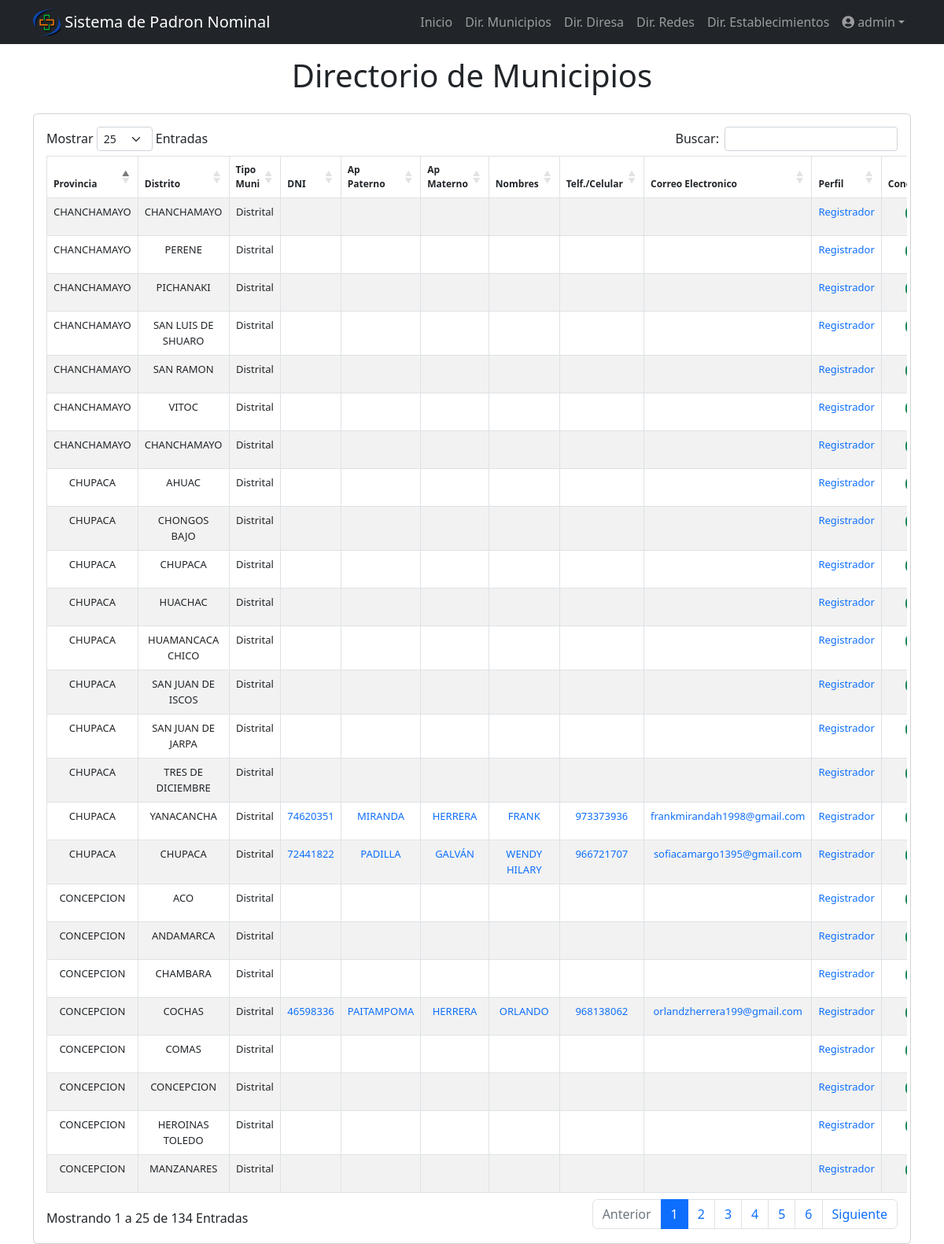
The app's page /filiacion/ (signed in) with its own data.
### filiacion/models.py (models this page shows, shortened)
class Filiacion(models.Model):
    TIPO_MUNICIPALIDAD = [
                ('Provincial', 'Provincial'),
                ('Distrital', 'Distrital'),
            ]
    PERFIL = [
                ('Consultor', 'Consultor'),
                ('Registrador', 'Registrador'),
            ]
    CONDICION = [
                    ('Alta', 'Alta'),
                    ('Baja', 'Baja'),
                ]
    CUENTA_USUARIO = [
                    ('Si', 'Si'),
                    ('No', 'No'),
                    ('Espera respuesta MINSA', 'Espera respuesta MINSA'),
                ]
    provincia = models.CharField(max_length=100,null=True, blank=True)
    distrito = models.CharField(max_length=100,null=True, blank=True)
    tipo_municipalidad = models.CharField(choices=TIPO_MUNICIPALIDAD, max_length=100, null=True, blank=True)
    documento_identidad = models.CharField(max_length=100,null=True, blank=True)
    apellido_paterno = models.CharField(max_length=100,null=True, blank=True)
    apellido_materno = models.CharField(max_length=200,null=True, blank=True)
    nombres = models.CharField(max_length=200,null=True, blank=True)
    telefono = models.CharField(max_length=200,null=True, blank=True)
    correo_electronico = models.CharField(max_length=200,null=True, blank=True)
    perfil = models.CharField(choices=PERFIL,max_length=100,null=True, blank=True)
    condicion = models.CharField(choices=CONDICION,max_length=100,null=True, blank=True)
    cuenta_usuario = models.CharField(choices=CUENTA_USUARIO,max_length=100,null=True, blank=True)
    contraseña_usuario = models.CharField(max_length=100,null=True, blank=True)
    req_formato = models.FileField(upload_to="filiacion/formato/",null=True, blank=True)
    dateTimeOfUpload_req_formato = models.DateTimeField(auto_now = True,null=True, blank=True)
    req_generales_excel = models.FileField(upload_to="filiacion/excel/",null=True, blank=True)
    dateTimeOfUpload_generales_excel = models.DateTimeField(auto_now = True,null=True, blank=True)

### filiacion/views.py (the view)
# urls.py: path('filiacion/', views.filiacion, name='filiacion'),
@login_required
def filiacion(request):
    filiaciones = Filiacion.objects.all()
    context = {
                'filiaciones': filiaciones,
                }
    return render(request, 'filiacion.html', context)

### filiacion/templates/filiacion.html (shortened to what this page needs)
{% extends 'base.html' %}
{% block content %}
<main class="container">
    <div class="display-1 text-center py-3">
      <h1>Directorio de Municipios</h1>
    </div>
  <section class="card card-body">
    <div class="row">
      <div class="table-responsive">
        <table id="table_padron_municipal" class="table table-bordered table-hover table-striped">
          <thead class="text-center" style="font-size: 12px;">
            <tr>
              <th>Provincia</th>
              <th>Distrito</th>
              <th>Tipo Muni</th>
              <th>DNI</th>
              <th>Ap Paterno</th>
              <th>Ap Materno</th>
              <th>Nombres</th>
              <th>Telf./Celular</th>
              <th>Correo Electronico</th>
              <th>Perfil</th>
              <th>Condicion</th>
            </tr>
          </thead>
          <tbody class="text-center" style="font-size: 13px;" >
              {% for filiacion in filiaciones %}
              <tr>
                <td>{{ filiacion.provincia }}</td>
                <td>{{ filiacion.distrito }}</td>
                <td>{{ filiacion.tipo_municipalidad }}</td>
                <td class="text-primary">{{ filiacion.documento_identidad }}</td>
                <td class="text-primary">{{ filiacion.apellido_paterno }}</td>
                <td class="text-primary">{{ filiacion.apellido_materno }}</td>
                <td class="text-primary">{{ filiacion.nombres }}</td>
                <td class="text-primary">{{ filiacion.telefono }}</td>
                <td class="text-primary">{{ filiacion.correo_electronico }}</td>
                <td class="text-primary">{{ filiacion.perfil }}</td>
                {% if filiacion.condicion == "Alta" %}
                <td>
                </td>
                {% else %}
                <td>
                  <span class="badge bg-danger">{{ filiacion.condicion }}</span>
                </td>
                {% endif %}
              </tr>
            {% endfor %}
          </tbody>
        </table>
      </div>
    </div>
  </section>
</main>
{% endblock %}

### filiacion/templates/_navbar.html (shortened to what this page needs)
{% load static %}
<nav class="navbar navbar-expand-lg navbar-dark bg-dark">
  <div class="container">
    <img src="{% static 'img/logo_2.png' %}" width="35" height="35">
    <a class="navbar-brand" href="/">&nbsp;Sistema de Padron Nominal</a>
    <div class="collapse navbar-collapse" id="navbarNav">
      <ul class="navbar-nav ms-auto">
        <li class="nav-item">
          <a href="/" class="nav-link">Inicio</a>
        </li>
          {% if perms.filiacion.view_filiacion and user.is_authenticated %}
          <li class="nav-item">
            <a href="/filiacion" class="nav-link">Dir. Municipios</a>
          </li>
          {% endif %}
          {% if perms.filiacion.view_red and user.is_authenticated %}
          <li class="nav-item">
            <a href="/directorio_salud" class="nav-link">Dir. Diresa</a>
          </li>
          {% endif %}
          {% if perms.filiacion.view_red and user.is_authenticated %}
          <li class="nav-item">
            <a href="/directorio_red" class="nav-link">Dir. Redes</a>
          </li>
          {% endif %}
          {% if perms.filiacion.view_establecimiento and user.is_authenticated %}
          <li class="nav-item">
            <a href="/directorio_establecimiento" class="nav-link">Dir. Establecimientos</a>
          </li>
          {% endif %}
          {% if user.is_authenticated %}
          <li class="nav-item dropdown">
            <a class="nav-link dropdown-toggle" href="#" data-bs-toggle="dropdown" aria-expanded="false"><i class="fa fa-user-circle"></i> {{ user.username }}</a>
          </li>
          {% else %}
          <li class="nav-item">
            <a href="/signin" class="nav-link" >Ingresar</a>
          </li>
        {% endif %}
      </ul>
    </div>
  </div>
</nav>

### records on screen
Filiacion: provincia "CONCEPCION", distrito "ACO", tipo_municipalidad "Distrital", perfil "Registrador"
Filiacion: provincia "CONCEPCION", distrito "ANDAMARCA", tipo_municipalidad "Distrital", perfil "Registrador"
Filiacion: provincia "CONCEPCION", distrito "CHAMBARA", tipo_municipalidad "Distrital", perfil "Registrador"
Filiacion: provincia "CONCEPCION", distrito "COCHAS", tipo_municipalidad "Distrital", documento_identidad "46598336", apellido_paterno "PAITAMPOMA", apellido_materno "HERRERA", nombres "ORLANDO", telefono "968138062", correo_electronico "orlandzherrera199@gmail.com", perfil "Registrador"
Filiacion: provincia "CONCEPCION", distrito "COMAS", tipo_municipalidad "Distrital", perfil "Registrador"
Filiacion: provincia "CONCEPCION", distrito "CONCEPCION", tipo_municipalidad "Distrital", perfil "Registrador"
Filiacion: provincia "CONCEPCION", distrito "HEROINAS TOLEDO", tipo_municipalidad "Distrital", perfil "Registrador"
Filiacion: provincia "CONCEPCION", distrito "MANZANARES", tipo_municipalidad "Distrital", perfil "Registrador"
Filiacion: provincia "CHANCHAMAYO", distrito "CHANCHAMAYO", tipo_municipalidad "Distrital", perfil "Registrador"
Filiacion: provincia "CHANCHAMAYO", distrito "PERENE", tipo_municipalidad "Distrital", perfil "Registrador"
Filiacion: provincia "CHANCHAMAYO", distrito "PICHANAKI", tipo_municipalidad "Distrital", perfil "Registrador"
Filiacion: provincia "CHANCHAMAYO", distrito "SAN LUIS DE SHUARO", tipo_municipalidad "Distrital", perfil "Registrador"
Filiacion: provincia "CHANCHAMAYO", distrito "SAN RAMON", tipo_municipalidad "Distrital", perfil "Registrador"
Filiacion: provincia "CHANCHAMAYO", distrito "VITOC", tipo_municipalidad "Distrital", perfil "Registrador"
Filiacion: provincia "CHUPACA", distrito "AHUAC", tipo_municipalidad "Distrital", perfil "Registrador"
Filiacion: provincia "CHUPACA", distrito "CHONGOS BAJO", tipo_municipalidad "Distrital", perfil "Registrador"
Filiacion: provincia "CHUPACA", distrito "CHUPACA", tipo_municipalidad "Distrital", perfil "Registrador"
Filiacion: provincia "CHUPACA", distrito "HUACHAC", tipo_municipalidad "Distrital", perfil "Registrador"
Filiacion: provincia "CHUPACA", distrito "HUAMANCACA CHICO", tipo_municipalidad "Distrital", perfil "Registrador"
Filiacion: provincia "CHUPACA", distrito "SAN JUAN DE ISCOS", tipo_municipalidad "Distrital", perfil "Registrador"
Filiacion: provincia "CHUPACA", distrito "SAN JUAN DE JARPA", tipo_municipalidad "Distrital", perfil "Registrador"
Filiacion: provincia "CHUPACA", distrito "TRES DE DICIEMBRE", tipo_municipalidad "Distrital", perfil "Registrador"
Filiacion: provincia "CHUPACA", distrito "YANACANCHA", tipo_municipalidad "Distrital", documento_identidad "74620351", apellido_paterno "MIRANDA", apellido_materno "HERRERA", nombres "FRANK", telefono "973373936", correo_electronico "frankmirandah1998@gmail.com", perfil "Registrador"
Filiacion: provincia "CHANCHAMAYO", distrito "CHANCHAMAYO", tipo_municipalidad "Distrital", perfil "Registrador"
Filiacion: provincia "CHUPACA", distrito "CHUPACA", tipo_municipalidad "Distrital", documento_identidad "72441822", apellido_paterno "PADILLA", apellido_materno "GALVÁN", nombres "WENDY HILARY", telefono "966721707", correo_electronico "sofiacamargo1395@gmail.com", perfil "Registrador"

### other values on screen
{{ user.username }} "admin"
